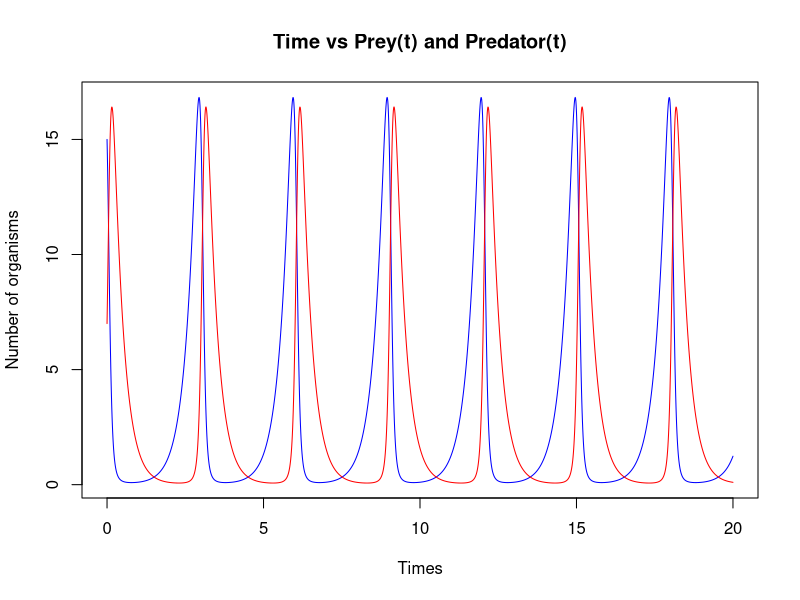
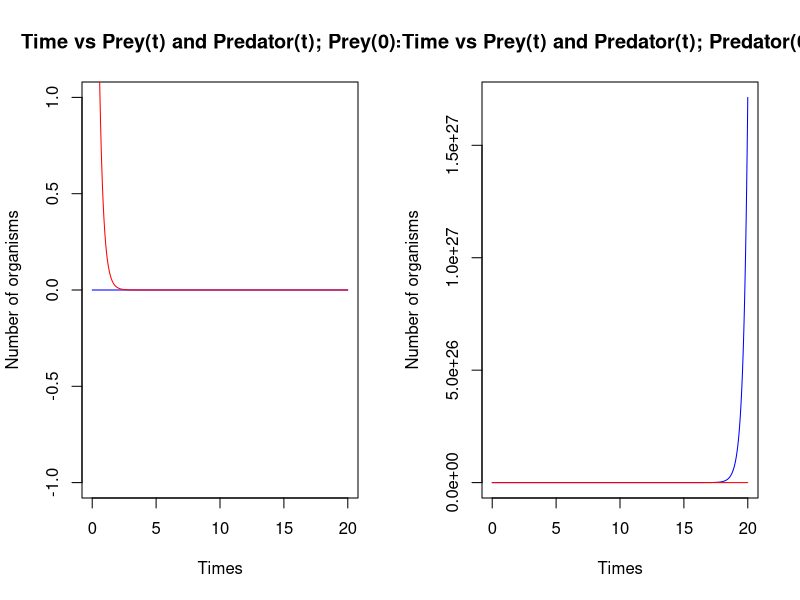

Generate these figures, in order, with R:
## problem 3
# pt-> prey; Pt-> predator
# dprey/dt= bp*pt-d*pt-e*pt*Pt
# dpred/dt= bP*Pt*pt-dP*Pt

library("deSolve")
library("scatterplot3d")
model<-function(times,y,params){
  bp<-params[1] # birth rate per capita
  dp<-params[2] # death rate per capita
  ep<-params[3] # prey eaten rate per capita
  # predator
  bP<-params[4] # growth rate per capita
  dP<-params[5] # death rate per capita
  dPrey=bp*y[1]-dp*y[1]-ep*y[1]*y[2]
  dPredator= bP*y[2]*y[1]-dP*y[2]
  return(list(c(dPrey,dPredator)))
}
# set initial values
initial<-c(y1=15, y2=7)
# parameters
# for prey
bp<-3.5 # birth rate per capita
dp<-0.5 # death rate per capita
ep<-1 # prey eaten rate per capita
# predator
bP<-1 # growth rate per capita
dP<-3.2 # death rate per capita
params<-c(bp,dp,ep,bP,dP)

times<-seq(from=0, to=20, by=0.01)
# ODE calculation 
out<- ode(times=times,y=initial ,parms=params,func=model)
# a. number of predator and prey as function of time.
X11()
plot(out[,1], out[,2], xlab="Times", ylab="Number of organisms", 
     main="Time vs Prey(t) and Predator(t)", type='l', col='blue')
lines(out[,1], out[,3], col='red')

# c. setting initial to 0 of prey or predator
# setting prey as 0
X11()
par(mfrow = c(1, 2))
initial<-c(y1=0, y2=7)
out_p0<- ode(times=times,y=initial ,parms=params,func=model)
plot(out_p0[,1], out_p0[,2], xlab="Times", ylab="Number of organisms", 
     main="Time vs Prey(t) and Predator(t); Prey(0)=0", type='l', col='blue')
lines(out_p0[,1], out_p0[,3], col='red')
# setting predator as 0
initial<-c(y1=15, y2=0) 
out_P0<- ode(times=times,y=initial ,parms=params,func=model)
plot(out_P0[,1], out_P0[,2], xlab="Times", ylab="Number of organisms", 
     main="Time vs Prey(t) and Predator(t); Predator(0)=0", type='l', col='blue')
lines(out_P0[,1], out_P0[,3], col='red')
